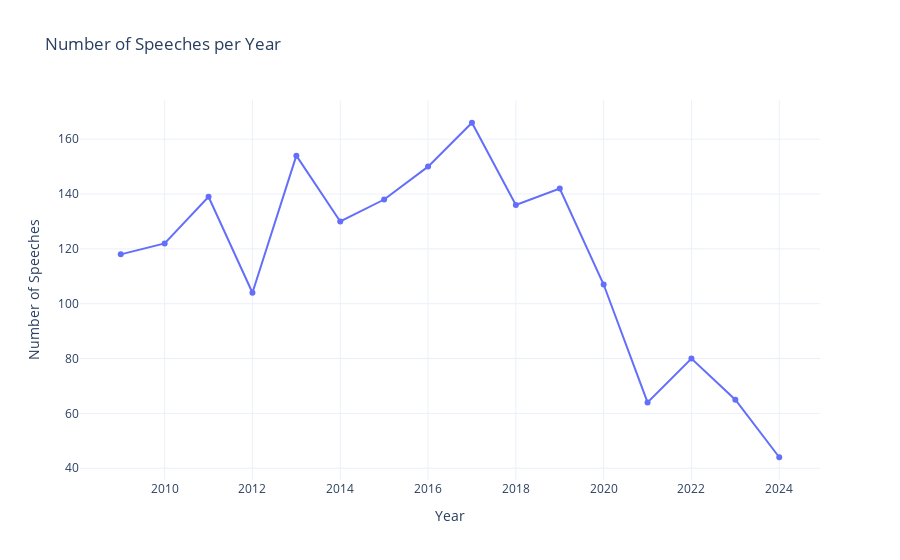
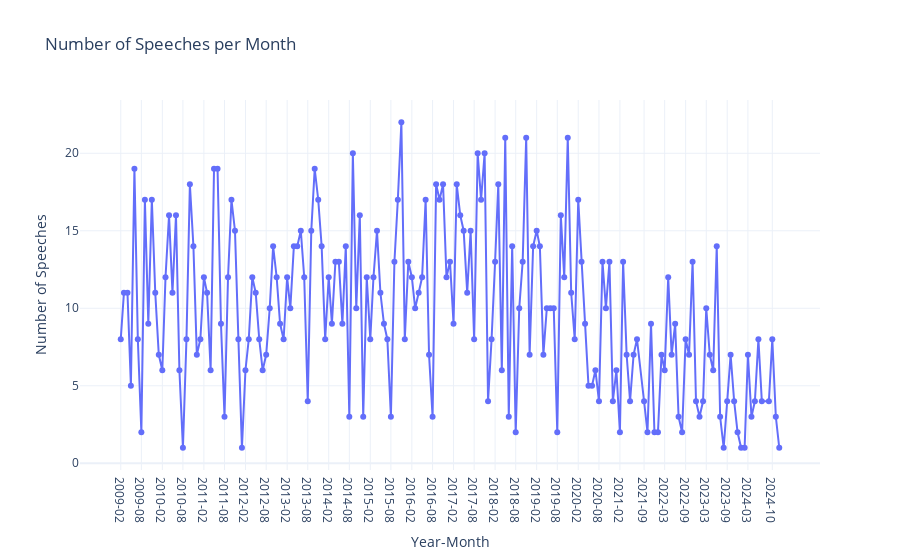

The cell these charts' notebook holds for them, in order:
### Code cell
# Plotting speeches per year and speeches per month
speeches_per_year = speeches.groupby('year').size()
speeches_per_month = speeches.groupby('year_month').size()
speeches_per_month.index = speeches_per_month.index.astype(str)  # Convert PeriodIndex to string

# Plotting speeches per year
fig_year = px.line(
    x=speeches_per_year.index, 
    y=speeches_per_year.values, 
    labels={'x': 'Year', 'y': 'Number of Speeches'},
    title="Number of Speeches per Year"
)
fig_year.update_traces(mode="lines+markers")
fig_year.update_layout(
    xaxis=dict(title="Year"),
    yaxis=dict(title="Number of Speeches"),
    template="plotly_white"
)
fig_year.show()

# Plotting speeches per month
fig_month = px.line(
    x=speeches_per_month.index, 
    y=speeches_per_month.values, 
    labels={'x': 'Year-Month', 'y': 'Number of Speeches'},
    title="Number of Speeches per Month"
)
fig_month.update_traces(mode="lines+markers")
fig_month.update_layout(
    xaxis=dict(
        title="Year-Month",
        tickmode="array",
        tickvals=speeches_per_month.index[::6],  # Show every 6th month
        ticktext=[str(val) for val in speeches_per_month.index[::6]],  # Convert to string
    ),
    yaxis=dict(title="Number of Speeches"),
    template="plotly_white"
)
fig_month.show()

### Figure 1 — Plotly figure (JSON) as saved in the notebook; plotly's stock layout.template omitted (floating-point values rounded to 4 significant figures)
{"data": [{"hovertemplate": "Year=%{x}<br>Number of Speeches=%{y}<extra></extra>", "legendgroup": "", "line": {"color": "#636efa", "dash": "solid"}, "marker": {"symbol": "circle"}, "mode": "lines+markers", "name": "", "orientation": "v", "showlegend": false, "type": "scatter", "x": [2009, 2010, 2011, 2012, 2013, 2014, 2015, 2016, 2017, 2018, 2019, 2020, 2021, 2022, 2023, 2024], "xaxis": "x", "y": [118, 122, 139, 104, 154, 130, 138, 150, 166, 136, 142, 107, 64, 80, 65, 44], "yaxis": "y"}], "layout": {"legend": {"tracegroupgap": 0}, "title": {"text": "Number of Speeches per Year"}, "xaxis": {"anchor": "y", "domain": [0, 1], "title": {"text": "Year"}}, "yaxis": {"anchor": "x", "domain": [0, 1], "title": {"text": "Number of Speeches"}}}}

### Figure 2 — Plotly figure (JSON) as saved in the notebook; plotly's stock layout.template omitted (floating-point values rounded to 4 significant figures; data arrays with more than 128 entries replaced by an {"elided": "..."} marker saying what was removed)
{"data": [{"hovertemplate": "Year-Month=%{x}<br>Number of Speeches=%{y}<extra></extra>", "legendgroup": "", "line": {"color": "#636efa", "dash": "solid"}, "marker": {"symbol": "circle"}, "mode": "lines+markers", "name": "", "orientation": "v", "showlegend": false, "type": "scatter", "x": {"elided": "189 str values"}, "xaxis": "x", "y": {"elided": "189 int values"}, "yaxis": "y"}], "layout": {"legend": {"tracegroupgap": 0}, "title": {"text": "Number of Speeches per Month"}, "xaxis": {"anchor": "y", "domain": [0, 1], "tickmode": "array", "ticktext": ["2009-02", "2009-08", "2010-02", "2010-08", "2011-02", "2011-08", "2012-02", "2012-08", "2013-02", "2013-08", "2014-02", "2014-08", "2015-02", "2015-08", "2016-02", "2016-08", "2017-02", "2017-08", "2018-02", "2018-08", "2019-02", "2019-08", "2020-02", "2020-08", "2021-02", "2021-09", "2022-03", "2022-09", "2023-03", "2023-09", "2024-03", "2024-10"], "tickvals": ["2009-02", "2009-08", "2010-02", "2010-08", "2011-02", "2011-08", "2012-02", "2012-08", "2013-02", "2013-08", "2014-02", "2014-08", "2015-02", "2015-08", "2016-02", "2016-08", "2017-02", "2017-08", "2018-02", "2018-08", "2019-02", "2019-08", "2020-02", "2020-08", "2021-02", "2021-09", "2022-03", "2022-09", "2023-03", "2023-09", "2024-03", "2024-10"], "title": {"text": "Year-Month"}}, "yaxis": {"anchor": "x", "domain": [0, 1], "title": {"text": "Number of Speeches"}}}}
